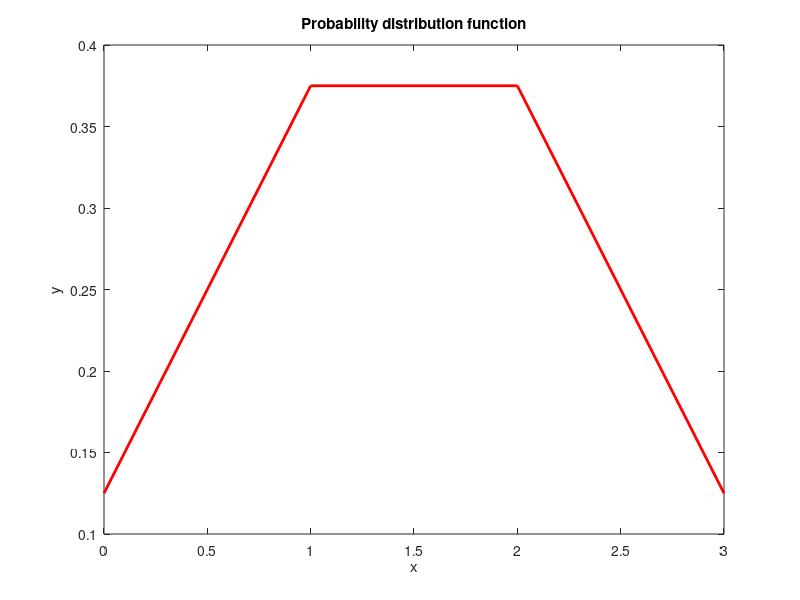
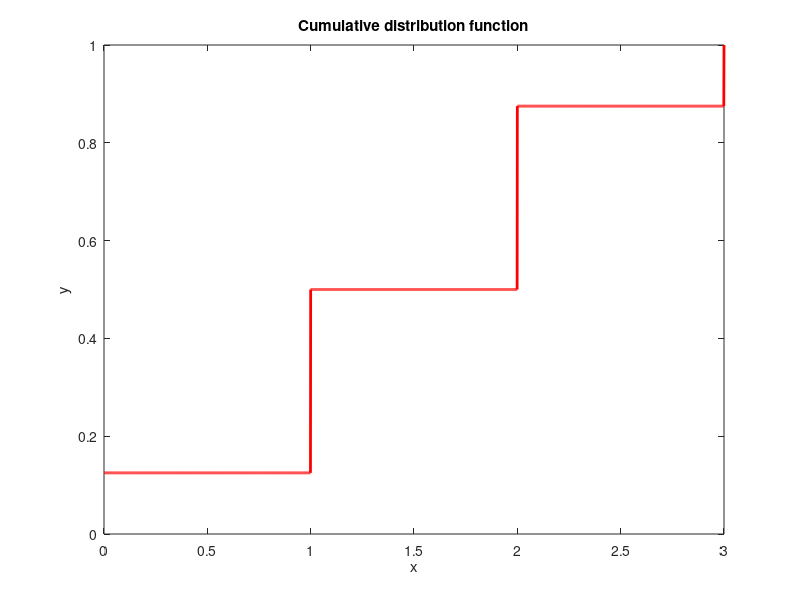

Write the MATLAB code that produced these figures, in order.
clc
clear

#n = input("Give the number of trails: ");
n = 3;

#p = input("Give the probability of success [0,1]: ");
p = 0.5;


# ------------------------ a)

x = 0:1:n; # take all the possible cases

fx = binopdf(x, n, p);
figure;
plot(x, fx, 'r', 'LineWidth', 2);
title("Probability distribution function");
xlabel('x');
ylabel('y');

# --------------------------- b)

x2 = 0:0.001:n;

Fx = binocdf(x2, n, p);
figure;
plot(x2, Fx, 'r', 'LineWidth', 2);
title("Cumulative distribution function");
xlabel('x');
ylabel('y');

# --------------------------- c)

printf("P(X = 0) = %f\n", binopdf(0, n, p));
printf("P(X != 1) = 1 - P(X = 1) = %f\n", 1 - binopdf(1, n, p));

# --------------------------- d)

printf("P(X <= 2) = %f\n", binocdf(2, n, p));
printf("P(X < 2) = P(X <= 1) = %f\n", binocdf(1, n, p));

# --------------------------- e)

printf("P(X >= 1) = 1 - P(X < 1) = 1 - P(X <= 0) = %f\n", 1 - binocdf(0, n, p));
printf("P(X > 1) = 1 - P(X <= 1) = %f\n", 1 - binocdf(1, n, p));

# --------------------------- f)

heads = 0;

for k = 1 : n
  x = rand();
  if (x >= 0.5)
    heads = heads + 1;
  end
end

printf("P(X = %d) = %f\n", heads, binopdf(heads, n, p));
